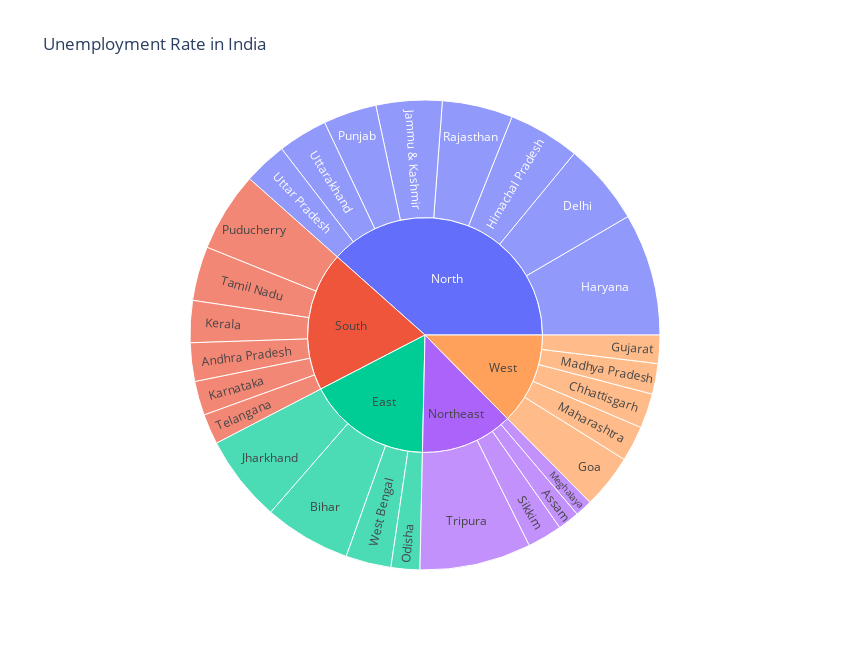

The code cell stored with this chart in its notebook:
### Markdown cell above
#12 -> Using plotly and matplot library we can analyzing the unemployment rate .(sunburst visualization)

### Code cell
unemploment = data[["States", "Region", "Estimated Unemployment Rate"]]
figure = px.sunburst(unemploment, path=["Region", "States"], 
                     values="Estimated Unemployment Rate", 
                     width=850, height=650, color_continuous_scale="RdY1Gn", 
                     title="Unemployment Rate in India" )
figure.show()

### Figure 1 — Plotly figure (JSON) as saved in the notebook; plotly's stock layout.template omitted (floating-point values rounded to 4 significant figures)
{"data": [{"branchvalues": "total", "domain": {"x": [0, 1], "y": [0, 1]}, "hovertemplate": "labels=%{label}<br>Estimated Unemployment Rate=%{value}<br>parent=%{parent}<br>id=%{id}<extra></extra>", "ids": ["South/Andhra Pradesh", "Northeast/Assam", "East/Bihar", "West/Chhattisgarh", "North/Delhi", "West/Goa", "West/Gujarat", "North/Haryana", "North/Himachal Pradesh", "North/Jammu & Kashmir", "East/Jharkhand", "South/Karnataka", "South/Kerala", "West/Madhya Pradesh", "West/Maharashtra", "Northeast/Meghalaya", "East/Odisha", "South/Puducherry", "North/Punjab", "North/Rajasthan", "Northeast/Sikkim", "South/Tamil Nadu", "South/Telangana", "Northeast/Tripura", "North/Uttar Pradesh", "North/Uttarakhand", "East/West Bengal", "East", "North", "Northeast", "South", "West"], "labels": ["Andhra Pradesh", "Assam", "Bihar", "Chhattisgarh", "Delhi", "Goa", "Gujarat", "Haryana", "Himachal Pradesh", "Jammu & Kashmir", "Jharkhand", "Karnataka", "Kerala", "Madhya Pradesh", "Maharashtra", "Meghalaya", "Odisha", "Puducherry", "Punjab", "Rajasthan", "Sikkim", "Tamil Nadu", "Telangana", "Tripura", "Uttar Pradesh", "Uttarakhand", "West Bengal", "East", "North", "Northeast", "South", "West"], "name": "", "parents": ["South", "Northeast", "East", "West", "North", "West", "West", "North", "North", "North", "East", "South", "South", "West", "West", "Northeast", "East", "South", "North", "North", "Northeast", "South", "South", "Northeast", "North", "North", "East", "", "", "", "", ""], "type": "sunburst", "values": [86.64, 48.56, 194.7, 78.19, 184.1, 121.7, 63.76, 274.8, 160.7, 148.3, 195.4, 76.68, 94.34, 68.54, 79.79, 38.66, 64.62, 179.4, 119.8, 158.7, 78.34, 121.9, 68.33, 250.6, 97.37, 111.6, 101.9, 556.6, 1255.0, 416.1, 627.3, 411.9]}], "layout": {"height": 650, "legend": {"tracegroupgap": 0}, "title": {"text": "Unemployment Rate in India"}, "width": 850}}
